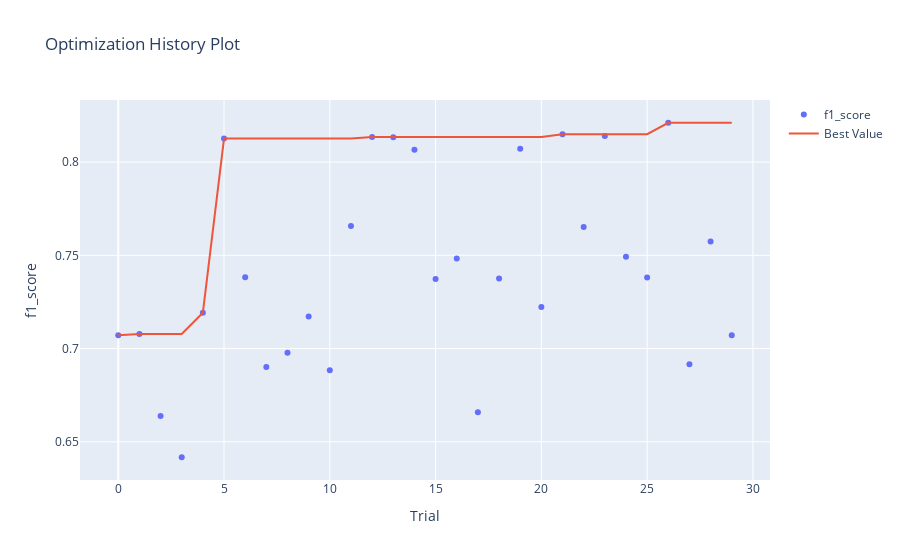

Here is the notebook cell this chart was saved with:
### Markdown cell above
График истории оптимизации - отображает количество испытаний на оси Х и метрику на оси Y.

Следует использовать эту диаграмму, чтобы проверить, идет ли оптимизация гиперпараметров в правильном направлении или нет.

### Code cell
optuna.visualization.plot_optimization_history(study, target_name="f1_score")

### Figure 1 — Plotly figure (JSON) as saved in the notebook; plotly's stock layout.template omitted (floating-point values rounded to 4 significant figures)
{"data": [{"mode": "markers", "name": "f1_score", "type": "scatter", "x": [0, 1, 2, 3, 4, 5, 6, 7, 8, 9, 10, 11, 12, 13, 14, 15, 16, 17, 18, 19, 20, 21, 22, 23, 24, 25, 26, 27, 28, 29], "y": [0.7072, 0.7078, 0.6638, 0.6417, 0.7192, 0.8126, 0.7383, 0.6901, 0.6978, 0.7172, 0.6883, 0.7657, 0.8135, 0.8133, 0.8065, 0.7373, 0.7482, 0.6658, 0.7376, 0.8071, 0.7223, 0.815, 0.7652, 0.814, 0.7493, 0.7381, 0.8211, 0.6915, 0.7573, 0.7071]}, {"name": "Best Value", "type": "scatter", "x": [0, 1, 2, 3, 4, 5, 6, 7, 8, 9, 10, 11, 12, 13, 14, 15, 16, 17, 18, 19, 20, 21, 22, 23, 24, 25, 26, 27, 28, 29], "y": [0.7072, 0.7078, 0.7078, 0.7078, 0.7192, 0.8126, 0.8126, 0.8126, 0.8126, 0.8126, 0.8126, 0.8126, 0.8135, 0.8135, 0.8135, 0.8135, 0.8135, 0.8135, 0.8135, 0.8135, 0.8135, 0.815, 0.815, 0.815, 0.815, 0.815, 0.8211, 0.8211, 0.8211, 0.8211]}], "layout": {"title": {"text": "Optimization History Plot"}, "xaxis": {"title": {"text": "Trial"}}, "yaxis": {"title": {"text": "f1_score"}}}}
